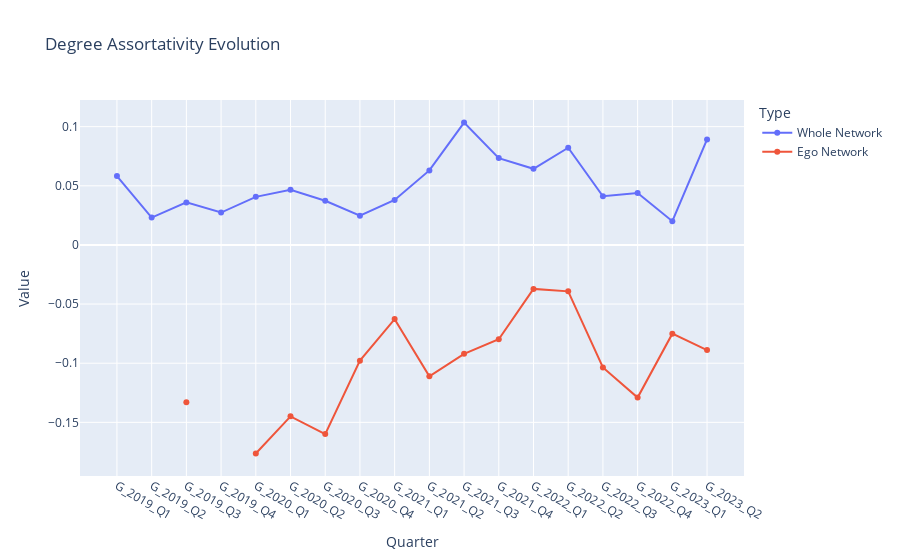

The notebook cell saved with this chart:
### Code cell
plot_evolution({key:quarterData['degreeAssortativity'] for (key, quarterData) in summaryWholeAllTime.items()},
               {key:quarterData['degreeAssortativity'] for (key, quarterData) in summaryEgoAllTime.items()},
               'Degree Assortativity Evolution')

### Figure 1 — Plotly figure (JSON) as saved in the notebook; plotly's stock layout.template omitted (floating-point values rounded to 4 significant figures)
{"data": [{"hovertemplate": "Type=Whole Network<br>Quarter=%{x}<br>Value=%{y}<extra></extra>", "legendgroup": "Whole Network", "line": {"color": "#636efa", "dash": "solid"}, "marker": {"symbol": "circle"}, "mode": "lines+markers", "name": "Whole Network", "orientation": "v", "showlegend": true, "type": "scatter", "x": ["G_2019_Q1", "G_2019_Q2", "G_2019_Q3", "G_2019_Q4", "G_2020_Q1", "G_2020_Q2", "G_2020_Q3", "G_2020_Q4", "G_2021_Q1", "G_2021_Q2", "G_2021_Q3", "G_2021_Q4", "G_2022_Q1", "G_2022_Q2", "G_2022_Q3", "G_2022_Q4", "G_2023_Q1", "G_2023_Q2"], "xaxis": "x", "y": [0.05825, 0.02315, 0.03598, 0.02739, 0.04065, 0.04658, 0.03736, 0.02473, 0.03802, 0.06302, 0.1035, 0.07341, 0.06436, 0.08218, 0.0411, 0.04385, 0.02007, 0.08921], "yaxis": "y"}, {"hovertemplate": "Type=Ego Network<br>Quarter=%{x}<br>Value=%{y}<extra></extra>", "legendgroup": "Ego Network", "line": {"color": "#EF553B", "dash": "solid"}, "marker": {"symbol": "circle"}, "mode": "lines+markers", "name": "Ego Network", "orientation": "v", "showlegend": true, "type": "scatter", "x": ["G_2019_Q1", "G_2019_Q2", "G_2019_Q3", "G_2019_Q4", "G_2020_Q1", "G_2020_Q2", "G_2020_Q3", "G_2020_Q4", "G_2021_Q1", "G_2021_Q2", "G_2021_Q3", "G_2021_Q4", "G_2022_Q1", "G_2022_Q2", "G_2022_Q3", "G_2022_Q4", "G_2023_Q1", "G_2023_Q2"], "xaxis": "x", "y": [null, null, -0.133, null, -0.1763, -0.1449, -0.1599, -0.09783, -0.06271, -0.111, -0.09204, -0.07973, -0.03717, -0.03924, -0.1036, -0.1291, -0.07504, -0.08891], "yaxis": "y"}], "layout": {"legend": {"title": {"text": "Type"}, "tracegroupgap": 0}, "title": {"text": "Degree Assortativity Evolution"}, "xaxis": {"anchor": "y", "domain": [0, 1], "title": {"text": "Quarter"}}, "yaxis": {"anchor": "x", "domain": [0, 1], "title": {"text": "Value"}}}}
